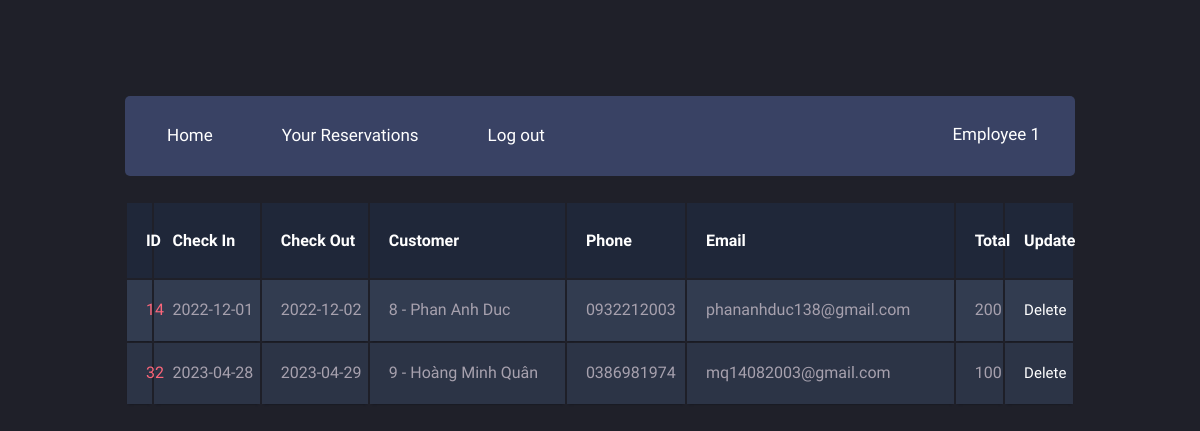
Before: /employees/reservations.php (signed in) with the older database file.
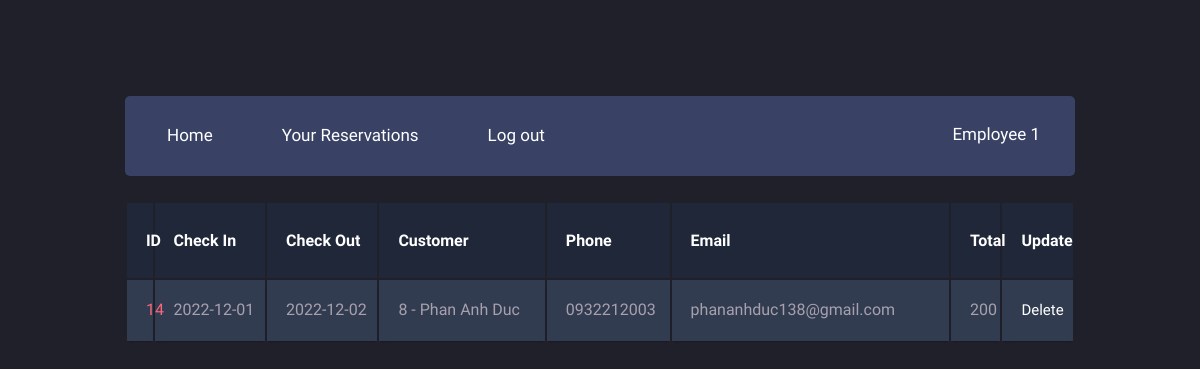
After: the same page with the newer database file.
### tables this page shows
CREATE TABLE `Reservations` (
  `resID` int(11) NOT NULL,
  `checkInDate` date NOT NULL,
  `checkOutDate` date NOT NULL,
  `reservedDate` date NOT NULL,
  `Employees_empID` int(11) NOT NULL,
  `Customers_cusID` int(11) NOT NULL
);

CREATE TABLE `Customers` (
  `cusID` int(11) NOT NULL,
  `cusName` varchar(100) DEFAULT NULL,
  `cusPhone` varchar(20) DEFAULT NULL,
  `cusEmail` varchar(100) NOT NULL,
  `cusAddress` varchar(200) DEFAULT NULL,
  `cusGender` varchar(45) DEFAULT NULL,
  `password` varchar(200) NOT NULL
);

### employees/reservations.php (the view, shortened to what this page needs)
<?php
    $id = $_SESSION['empID'];
    include "../db_connect.php";
    $sql = "SELECT * FROM Reservations where Employees_empID = '$id'";
    $result = $conn->query($sql);
?>
<!DOCTYPE html>
<html>
    <head>
        <link rel="stylesheet" href="menu.css">
        <link rel="stylesheet" href="table.css">
    </head>
    <body>
        <div class="main-container">
            <header class="block">
                <ul class="header-menu horizontal-list">
                    <li>
                        <a class="header-menu-tab" href="home.php"><span class="icon fontawesome-user scnd-font-color"></span>Home</a>
                    </li>
                    <li>
                        <a class="header-menu-tab" href="reservations.php"><span class="icon fontawesome-star-empty scnd-font-color"></span>Your Reservations</a>
                    </li>
                    <li>
                        <a class="header-menu-tab" href="../account/logout.php"><span class="icon fontawesome-envelope scnd-font-color"></span>Log out</a>
                    </li>
                </ul>
                <div class="profile-menu">
                    <p><?php echo $_SESSION['empName']; ?> <a href=""><span class="entypo-down-open scnd-font-color"></span></a></p>
                </div>
            </header>
            <table class="container">
                <thead>
                    <tr>
                        <th><h1>ID</h1></th>
                        <th><h1>Check In</h1></th>
                        <th><h1>Check Out</h1></th>
                        <th><h1>Customer</h1></th>
                        <th><h1>Phone</h1></th>
                        <th><h1>Email</h1></th>
                        <th><h1>Total</h1></th>
                        <th><h1>Update</h1></th>
                    </tr>
                </thead>
                <tbody>
                    <?php
                        if ($result->num_rows > 0) {
                            while ($row = $result->fetch_assoc()) {
                    ?>
                                <tr>
                                    <td><?php echo $row['resID']; ?> </td>
                                    <td><?php echo $row['checkInDate']; ?> </td>
                                    <td><?php echo $row['checkOutDate']; ?> </td>
                                    <td><?php
                                        $cusID = $row['Customers_cusID'];
                                        $sql2 = "SELECT * FROM customers WHERE cusID = '$cusID'";
                                        $result2 = $conn->query($sql2);
                                        $row2 = $result2->fetch_assoc();
                                        echo $cusID . " - " . $row2['cusName'];
                                    ?> </td>
                                    <td><?php echo $row2['cusPhone']; ?> </td>
                                    <td><?php echo $row2['cusEmail']; ?> </td>
                                    <td><?php
                                        $resID = $row['resID'];
                                        $sql1 = "SELECT sum(price) * (checkOutDate - checkInDate) as total
                                                from rooms_has_reservations rhs inner join rooms r inner join reservations rs
                                                on  rhs.rooms_roomID = r.roomID
                                                and rhs.Rooms_hotels_hotelID = r.hotels_hotelID
                                                and rhs.reservations_resID = rs.resID
                                                where rhs.reservations_resID = '$resID';";
                                        $result1 = $conn->query($sql1);
                                        $row1 = $result1->fetch_assoc();
                                        echo $row1['total'];
                                    ?> </td>
                                    <td>
                                        <a class = "btn btn-danger" href = "deleteReservations.php?id=<?php echo $row['resID']; ?>">
                                        Delete</a>
                                    </td>
                                </tr>
                    <?php
                            }
                        }
                    ?>
                </tbody>
            </table>
        </div>
    </body>
</html>

Changed rows visible on the page:
removed reservations: resID "32", checkInDate "2023-04-28", checkOutDate "2023-04-29", Customers_cusID "9", Customers_cusID.cusName "Hoàng Minh Quân", Customers_cusID.cusPhone "0386981974", Customers_cusID.cusEmail "mq14082003@gmail.com", total "100"
